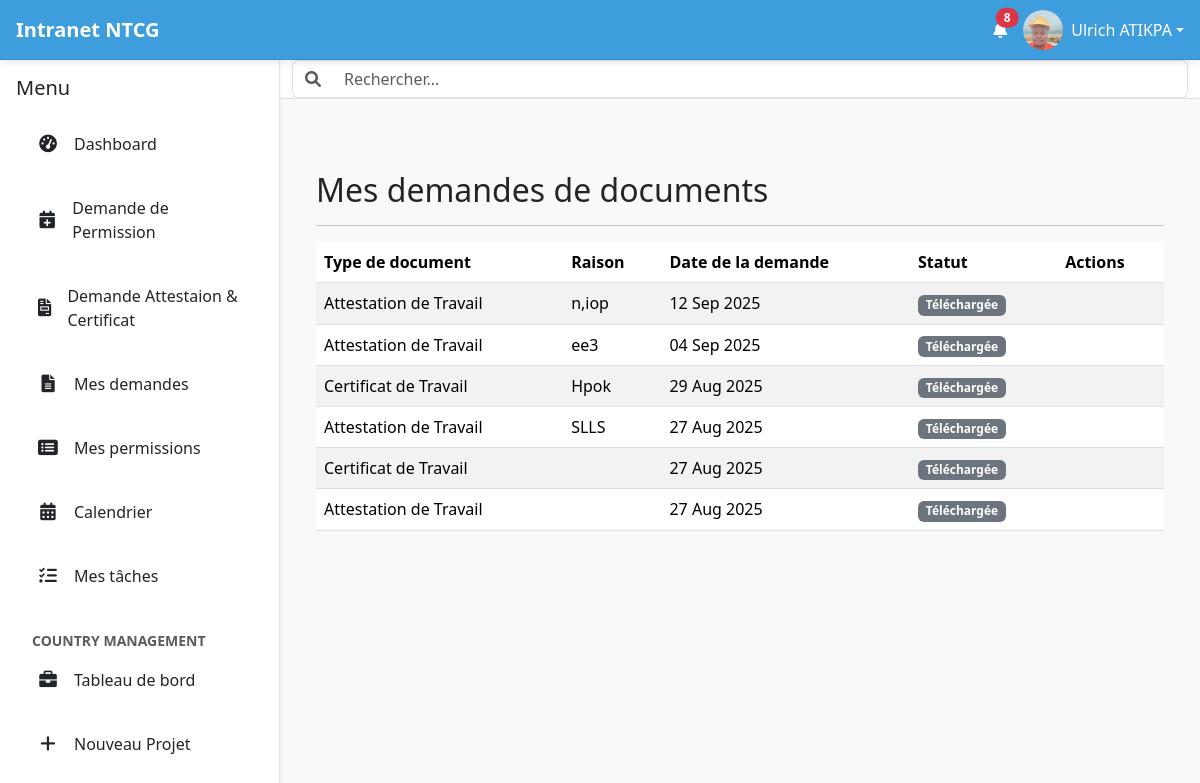
Screenshot of /my-documents/ (signed in) with the database file from the repository.
### intranet/models.py (models this page shows, shortened)
class User(AbstractUser):
    date_de_naissance = models.DateField(null=True, blank=True)
    nationalite = CountryField(blank=True)
    pays_de_naissance = CountryField(blank=True)
    type_sanguin = models.CharField(max_length=5, blank=True)
    adresse = models.CharField(max_length=255, blank=True)
    telephone_personnel = models.CharField(max_length=20, blank=True)
    piece_type = models.ForeignKey(PieceType, on_delete=models.SET_NULL, null=True, blank=True, verbose_name="Type de pièce d'identité")
    piece_number = models.CharField(max_length=100, blank=True, verbose_name="Numéro de la pièce d'identité")
    personal_email = models.EmailField(blank=True, null=True, verbose_name="Email personnel")
    emergency_contact_name = models.CharField(max_length=255, blank=True, verbose_name="Nom et prénom du contact d'urgence")
    emergency_contact_phone = models.CharField(max_length=20, blank=True, verbose_name="Téléphone du contact d'urgence")
    allergies = models.TextField(blank=True)
    maladies_chroniques = models.TextField(blank=True)
    medicaments = models.TextField(blank=True)
    job_role = models.ForeignKey(JobRole, on_delete=models.SET_NULL, null=True, blank=True)
    departement = models.ForeignKey(Department, on_delete=models.SET_NULL, null=True, blank=True)
    date_embauche = models.DateField(null=True, blank=True)
    professional_email = models.EmailField(blank=True, null=True, verbose_name="Email professionnel")
    contract_type = models.ForeignKey(ContractType, on_delete=models.SET_NULL, null=True, blank=True, verbose_name="Type de contrat")
    isignum = models.CharField(max_length=100, blank=True, verbose_name="Numéro Isignum")
    eritop_id = models.CharField(max_length=100, blank=True, verbose_name="ID Eritop")
    country = models.ForeignKey(Country, on_delete=models.SET_NULL, null=True, blank=True, verbose_name="Pays de l'employé")
    managed_countries = models.ManyToManyField(Country, related_name='managers', blank=True, verbose_name="Pays gérés")
    bank_info = models.ForeignKey(BankInfo, on_delete=models.SET_NULL, null=True, blank=True, verbose_name="Nom de la banque")
    bank_account_number = models.CharField(max_length=50, blank=True, verbose_name="Numéro de compte bancaire")
    cnss = models.CharField(max_length=50, verbose_name="Numéro CNSS/Sécurité Sociale", blank=True)
    dependants = models.TextField(blank=True)
    employee_id = models.CharField(max_length=100, unique=True, blank=True, verbose_name="Numéro de matricule")
    photo_profil = models.ImageField(upload_to='photos_profils/', null=True, blank=True)
    class Meta:
        ordering = ['last_name', 'first_name']
        indexes = [
            models.Index(fields=['last_name', 'first_name']),
            models.Index(fields=['is_active']),
            models.Index(fields=['departement']),
            models.Index(fields=['country']),
            models.Index(fields=['email']),
            models.Index(fields=['is_active', 'country']),
        ]

class DocumentRequest(models.Model):
    STATUS_CHOICES = [
        ('PENDING', 'En attente'),
        ('APPROVED', 'Approuvée'),
        ('REJECTED', 'Rejetée'),
        ('GENERATED', 'Générée'),
        ('DOWNLOADED', 'Téléchargée'),
    ]
    employee = models.ForeignKey(settings.AUTH_USER_MODEL, on_delete=models.CASCADE, related_name='document_requests')
    document_type = models.ForeignKey(DocumentType, on_delete=models.PROTECT, related_name='requests')
    reason = models.TextField(blank=True, null=True, help_text="Raison de la demande (ex: démarches administratives)")
    status = models.CharField(max_length=20, choices=STATUS_CHOICES, default='PENDING')
    rejection_comment = models.TextField(blank=True, null=True, help_text="Commentaire en cas de refus")
    document_file = models.FileField(upload_to='documents/', blank=True, null=True)
    created_at = models.DateTimeField(auto_now_add=True)
    updated_at = models.DateTimeField(auto_now=True)
    class Meta:
        ordering = ['-created_at']

class DocumentType(models.Model):
    name = models.CharField(max_length=100, unique=True, verbose_name="Nom du document")
    description = models.TextField(blank=True, verbose_name="Description")
    template_name = models.CharField(max_length=255, help_text="Nom du fichier de gabarit HTML pour ce document (ex: attestation_travail.html)")
    country_specific = models.BooleanField(default=False, verbose_name="Spécifique à un pays")
    class Meta:
        verbose_name = "Type de document"
        verbose_name_plural = "Types de documents"

### intranet/views.py (the view)
# urls.py: path('my-documents/', views.my_document_requests, name='my_document_requests'),
@login_required
def my_document_requests(request):
    document_requests = DocumentRequest.objects.filter(employee=request.user).order_by('-created_at')
    context = {
        'document_requests': document_requests,
    }
    return render(request, 'intranet/my_document_requests.html', context)

### intranet/context_processors.py (called while the page is built, shortened)
def user_groups(request):
    if request.user.is_authenticated:
        group_names = list(request.user.groups.values_list('name', flat=True))
        return {
            'user_groups': group_names,
            'is_rh': 'Ressources Humaines' in group_names,
            'is_coordinator': 'Coordinateur de Projet' in group_names,
            'is_country_manager': 'Country Manager' in group_names,
            'is_team_lead': 'Team Lead' in group_names,
        }

def unread_notifications(request):
    if request.user.is_authenticated:
       unread_count = Notification.objects.filter(user=request.user, is_read=False).count()
    else:
        unread_count = 0
    return {'unread_notifications_count': unread_count}

### intranet/templatetags/intranet_tags.py (called while the page is built)
@register.filter(name='has_group')
def has_group(user, group_name):
    if user.is_authenticated:
        groups = user.groups.all()
        result = user.groups.filter(name=group_name).exists()
        return result
    return False

### templates/intranet/my_document_requests.html (shortened to what this page needs)
{% extends 'intranet/base.html' %}
{% block content %}
<div class="container mt-5">
    <h2>Mes demandes de documents</h2>
    <hr>
    {% if document_requests %}
        <div class="table-responsive">
            <table class="table table-striped">
                <thead>
                    <tr>
                        <th>Type de document</th>
                        <th>Raison</th>
                        <th>Date de la demande</th>
                        <th>Statut</th>
                        <th>Actions</th>
                    </tr>
                </thead>
                <tbody>
                    {% for request in document_requests %}
                    <tr>
                        <td>{{ request.document_type.name }}</td>
                        <td>{{ request.reason|default_if_none:"N/A" }}</td>
                        <td>{{ request.created_at|date:"d M Y" }}</td>
                        <td>
                            {% if request.status == 'PENDING' %}
                                <span class="badge bg-warning text-dark">{{ request.get_status_display }}</span>
                            {% elif request.status == 'APPROVED' %}
                                <span class="badge bg-success">{{ request.get_status_display }}</span>
                            {% elif request.status == 'REJECTED' %}
                                <span class="badge bg-danger">{{ request.get_status_display }}</span>
                            {% elif request.status == 'GENERATED' %}
                                <a href="{% url 'download_document' request.id %}" class="btn btn-primary btn-sm">Télécharger</a>
                            {% elif request.status == 'DOWNLOADED' %}
                                <span class="badge bg-secondary">{{ request.get_status_display }}</span>
                            {% endif %}
                        </td>
                        <td>
                        </td>
                    </tr>
                    {% endfor %}
                </tbody>
            </table>
        </div>
    {% else %}
        <div class="alert alert-info" role="alert">
            Vous n'avez pas encore soumis de demande de document.
        </div>
    {% endif %}
</div>
{% endblock %}

### templates/intranet/base.html (shortened to what this page needs)
{% load static intranet_tags %}
<!doctype html>
<html lang="fr">
<head>
    <link rel="stylesheet" href="https://cdn.jsdelivr.net/npm/bootstrap@5.3.3/dist/css/bootstrap.min.css"
          media="print" onload="this.media='all'">
    <link rel="stylesheet" href="https://cdnjs.cloudflare.com/ajax/libs/font-awesome/6.0.0-beta3/css/all.min.css">
    <link rel="stylesheet" type="text/css" href="https://cdn.datatables.net/2.0.8/css/dataTables.dataTables.css">
</head>
<body>
    <header id="top-header" class="d-flex justify-content-between align-items-center">
        <div class="d-flex align-items-center">
            <a href="{% url 'home_view' %}" class="text-decoration-none text-white d-flex align-items-center">
                <span class="fs-5 fw-bold">Intranet NTCG</span>
            </a>
        </div>
        <div class="d-flex align-items-center">
            <a href="{% url 'notifications' %}" class="text-white me-3 position-relative touch-feedback"
                data-bs-toggle="tooltip" data-bs-placement="bottom" title="Notifications" aria-label="Notifications">
                <i class="fas fa-bell"></i>
                {% if unread_notifications_count > 0 %}
                <span class="position-absolute top-0 start-100 translate-middle badge rounded-pill bg-danger notification-count">
                    {{ unread_notifications_count }}
                </span>
                {% endif %}
            </a>
            <div class="dropdown">
                <a class="text-white d-flex align-items-center text-decoration-none dropdown-toggle touch-feedback" href="#"
                    id="profileDropdown" role="button" data-bs-toggle="dropdown" aria-expanded="false"
                    aria-label="Menu profil">
                    <img src="{% if user.photo_profil %}{{ user.photo_profil.url }}{% else %}{% static 'images/default_profile.png' %}{% endif %}"
                         alt="Avatar de {{ user.get_full_name|default:user.username }}"
                         class="rounded-circle me-2" width="40" height="40" style="object-fit: cover;">
                    <span class="d-none d-sm-inline">{{ user.get_full_name|default:user.username }}</span>
                </a>
            </div>
        </div>
    </header>
    <div id="main-wrapper">
        <nav id="sidebar" class="shadow-sm" aria-label="Menu principal">
            <div class="p-3">
                <div class="d-flex justify-content-between align-items-center mb-3">
                    <h5 class="mb-0">Menu</h5>
                </div>
                <ul class="nav nav-pills flex-column mb-auto" id="sidebar-nav-links">
                   <li class="nav-item">
                        <a href="{% url 'dashboard' %}" class="nav-link {% if request.resolver_match.url_name == 'home_view' %}active{% endif %} touch-feedback">
                            <i class="fas fa-tachometer-alt"></i> Dashboard
                        </a>
                    </li>
                    <li class="nav-item">
                        <a class="nav-link touch-feedback" href="{% url 'submit_leave_request' %}">
                            <i class="fas fa-calendar-plus"></i>
                            <span>Demande de Permission</span>
                        </a>
                    </li>
                    <li class="nav-item">
                        <a class="nav-link touch-feedback" href="{% url 'request_document' %}">
                            <i class="fas fa-file-invoice"></i> Demande Attestaion & Certificat
                        </a>
                    </li>
                    <li class="nav-item">
                        <a class="nav-link touch-feedback" href="{% url 'my_document_requests' %}">
                            <i class="fas fa-file-alt"></i> Mes demandes
                        </a>
                    </li>
                    <li class="nav-item">
                        <a class="nav-link touch-feedback" href="{% url 'my_leave_requests' %}">
                            <i class="fas fa-list-alt"></i>
                            <span>Mes permissions</span>
                        </a>
                    </li>
                    {% if user.is_authenticated %}
                    <li class="nav-item">
                        <a href="#" class="nav-link touch-feedback">
                            <i class="fas fa-calendar-alt"></i> Calendrier
                        </a>
                    </li>
                    <li class="nav-item">
                        <a href="#" class="nav-link touch-feedback">
                            <i class="fas fa-tasks"></i> Mes tâches
                        </a>
                    </li>
                    {% endif %}
                    {% if request.user|has_group:"Country Manager" %}
                    <li class="nav-item mt-3">
                        <small class="text-muted px-3"><strong>COUNTRY MANAGEMENT</strong></small>
                    </li>
                    <li class="nav-item">
                        <a href="{% url 'project_dashboard' %}" class="nav-link {% if request.resolver_match.url_name == 'project_dashboard' %}active{% endif %} touch-feedback">
                            <i class="fas fa-briefcase"></i> Tableau de bord
                        </a>
                    </li>
                    <li class="nav-item">
                        <a href="{% url 'create_project' %}" class="nav-link {% if request.resolver_match.url_name == 'create_project' %}active{% endif %} touch-feedback">
                            <i class="fas fa-plus"></i> Nouveau Projet
                        </a>
                    </li>
                    {% endif %}
                </ul>
            </div>
        </nav>
        <div id="content-area">
            <nav id="top-navbar" class="bg-white border-bottom">
                <div class="container-fluid">
                    <form class="d-flex w-100">
                        <div class="input-group">
                            <span class="input-group-text bg-white border-end-0">
                                <i class="fas fa-search text-muted"></i>
                            </span>
                            <input class="form-control border-start-0" type="search"
                                   placeholder="Rechercher..." aria-label="Search" id="global-search"
                                   style="font-size: 16px;">
                        </div>
                    </form>
                </div>
            </nav>
            <main id="main-content" class="p-3 p-lg-4">
                {% block content %}
                {% endblock %}
            </main>
        </div>
    </div>
</body>
</html>

### rows the page displays
User: photo_profil (picture), get_full_name "Ulrich ATIKPA"
DocumentRequest: document_type.name "Attestation de Travail", reason "n,iop", created_at "12 Sep 2025", status "Téléchargée"
DocumentRequest: document_type.name "Attestation de Travail", reason "ee3", created_at "04 Sep 2025", status "Téléchargée"
DocumentRequest: document_type.name "Certificat de Travail", reason "Hpok", created_at "29 Aug 2025", status "Téléchargée"
DocumentRequest: document_type.name "Attestation de Travail", reason "SLLS", created_at "27 Aug 2025", status "Téléchargée"
DocumentRequest: document_type.name "Certificat de Travail", created_at "27 Aug 2025", status "Téléchargée"
DocumentRequest: document_type.name "Attestation de Travail", created_at "27 Aug 2025", status "Téléchargée"

### other values shown
{{ unread_notifications_count }} "8"
